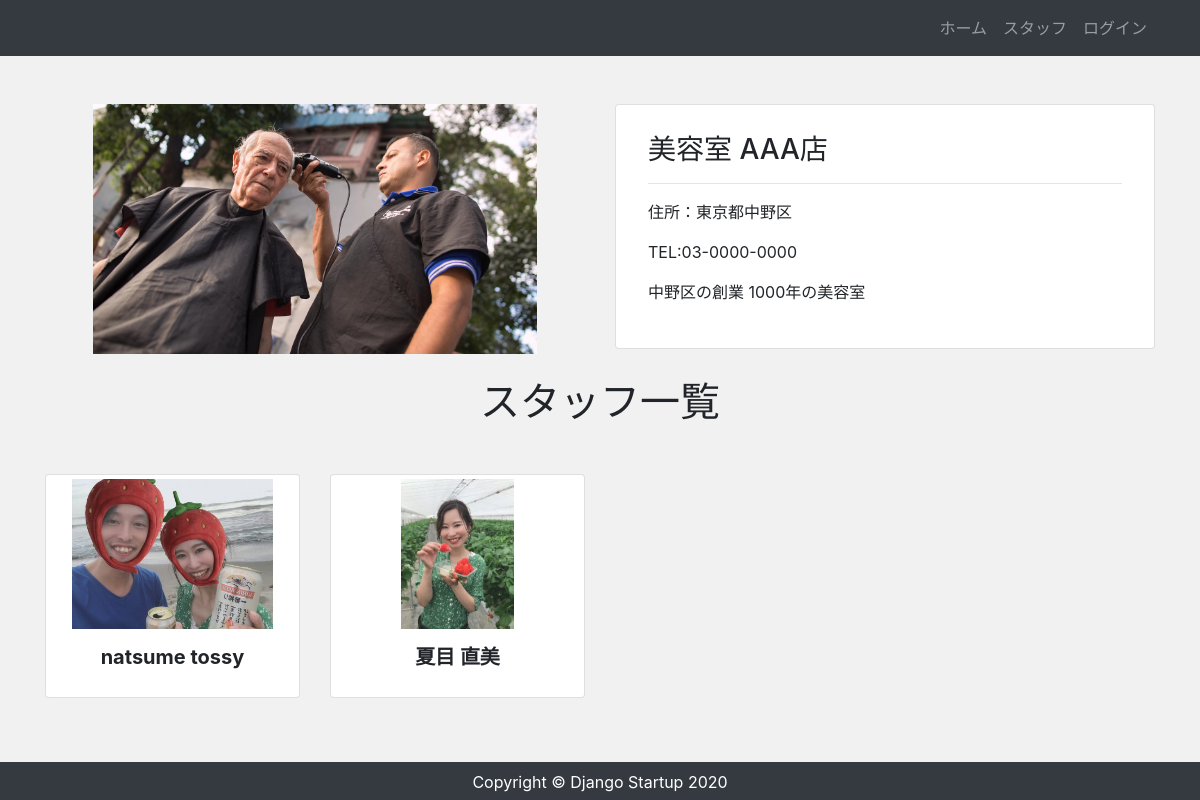
Screenshot of /store/1/ with the database file from the repository.
### app/models.py (models this page shows, shortened)
class Store(models.Model):
    name = models.CharField('店舗', max_length=100)
    address = models.CharField('住所', max_length=100, null=True, blank=True)
    tel = models.CharField('電話番号', max_length=100, null=True, blank=True)
    description = models.TextField('説明', default="", blank=True)
    image = models.ImageField(
        upload_to='images', verbose_name='イメージ画像', null=True, blank=True)

class Staff(models.Model):
    user = models.OneToOneField(
        CustomUser, verbose_name='スタッフ', on_delete=models.CASCADE)
    store = models.ForeignKey(Store, verbose_name='店舗',
                              on_delete=models.CASCADE)

### accounts/models.py (models this page shows, shortened)
class CustomUser(AbstractBaseUser, PermissionsMixin):
    email = models.EmailField('メールアドレス', unique=True)
    first_name = models.CharField(('姓'), max_length=30)
    last_name = models.CharField(('名'), max_length=30)
    description = models.CharField(('自己紹介'), max_length=30, blank=True)
    image = models.ImageField(upload_to='images', verbose_name='プロフィール画像', null=True, blank=True)
    is_staff = models.BooleanField(
        ('staff status'),
        default=False,
        help_text=('Designates whether the user can log into this admin site.'),
    )
    is_active = models.BooleanField(
        ('active'),
        default=True,
        help_text=(
            'Designates whether this user should be treated as active. '
            'Unselect this instead of deleting accounts.'
        ),
    )
    objects = UserManager()
    USERNAME_FIELD = 'email'
    EMAIL_FIELD = 'email'
    REQUIRED_FIELDS = []
    class Meta:
        verbose_name = ('user')
        verbose_name_plural = ('users')

### app/views.py (the view)
# urls.py: path('store/<int:pk>/', views.StaffView.as_view(), name='staff'),  # 追加
class StaffView(View):
    def get(self, request, *args, **kwargs):
        store_data = get_object_or_404(Store, id=self.kwargs['pk'])
        staff_data = Staff.objects.filter(
            store=store_data).select_related('user')
        return render(request, 'app/staff.html', {
            'store_data': store_data,
            'staff_data': staff_data,
        })

### app/templates/app/staff.html (shortened to what this page needs)
{% extends "app/base.html" %} {% block content %}
<div class="text-center my-5">
  <div class="row">
    <div class="col-md-6 mb-4 text-center stafflist">
      <img src="{{ store_data.image.url }}" class="img-fluid" alt="" />
    </div>
    <div class="col-md-6 mb-4">
      <div class="card">
        <div class="card-body px-2 py-1">
          <div class="p-4 text-left">
            <h3>{{ store_data.name }}店</h3>
            <hr />
            <p>住所：{{ store_data.address }}</p>
            <p>TEL:{{ store_data.tel }}</p>
            <p>{{ store_data.description|linebreaksbr }}</p>
          </div>
        </div>
      </div>
    </div>
  </div>
  <div class="mb-5">
    <h1>スタッフ一覧</h1>
  </div>
  <div class="row">
    {% for staff in staff_data %}
    <div class="col-lg-3 col-md-6">
      <div class="card img-thumbnail storelist mb-3">
        <img
          class="card-img-top card-thum"
          src="{{ staff.user.image.url }}"
          alt=""
        />
        <div class="card-body text-center px-2 py-3">
          <h5 class="font-weight-bold">
            {{ staff.user.first_name }} {{ staff.user.last_name }}
          </h5>
        </div>
      </div>
    </div>
    {% empty %}
    <p>まだスタッフがいません</p>
    {% endfor %}
  </div>
</div>
{% endblock %}

### app/templates/app/base.html (shortened to what this page needs)
{% load static %}
<!DOCTYPE html>
<html lang="ja">
  <head>
    <link
      rel="stylesheet"
      href="https://stackpath.bootstrapcdn.com/bootstrap/4.4.1/css/bootstrap.min.css"
    />
    <link
      rel="stylesheet"
      href="https://cdnjs.cloudflare.com/ajax/libs/font-awesome/5.13.0/css/all.min.css"
    />
    <link rel="stylesheet" href="{% static 'css/style.css' %}" />
  </head>
  <body>
    <nav class="navbar navbar-expand-lg navbar-dark bg-dark">
      <div class="container">
        <ul class="navbar-nav ml-auto">
          <li class="nav-item">
            <a class="nav-link" href="/">ホーム</a>
          </li>
          {% if user.is_authenticated %}
          <li class="nav-item">
            <a class="nav-link" href="{% url 'profile' %}">プロフィール</a>
          </li>
          <li class="nav-item">
            <a class="nav-link" href="{% url 'account_logout' %}">ログアウト</a>
          </li>
          {% else %}
          <li class="nav-item">
            <a class="nav-link" href="{% url 'account_signup' %}">スタッフ</a>
          </li>
          <li class="nav-item">
            <a class="nav-link" href="{% url 'account_login' %}">ログイン</a>
          </li>
          {% endif %}
        </ul>
      </div>
    </nav>
    <main>
      <div class="container">{% block content %} {% endblock %}</div>
    </main>
    <footer class="py-2 bg-dark">
      <p class="m-0 text-center text-white">
        Copyright &copy; Django Startup 2020
      </p>
    </footer>
  </body>
</html>

### app/static/css/style.css (style rules this page uses)
* { margin: 0; padding: 0; box-sizing: border-box; }
body { background: #f1f1f1; display: flex; flex-flow: column; min-height: 100vh; }
main { flex: 1; }
.card-body { padding: 2rem; }
.storelist img { height: 150px; object-fit: contain; }
.stafflist img { height: 250px; object-fit: contain; }

### rows the page displays
Store: image (picture), name "美容室 AAA", address "東京都中野区", tel "03-0000-0000", description "中野区の創業 1000年の美容室"
Staff: user.image (picture), user.first_name "natsume", user.last_name "tossy"
Staff: user.image (picture), user.first_name "夏目", user.last_name "直美"
